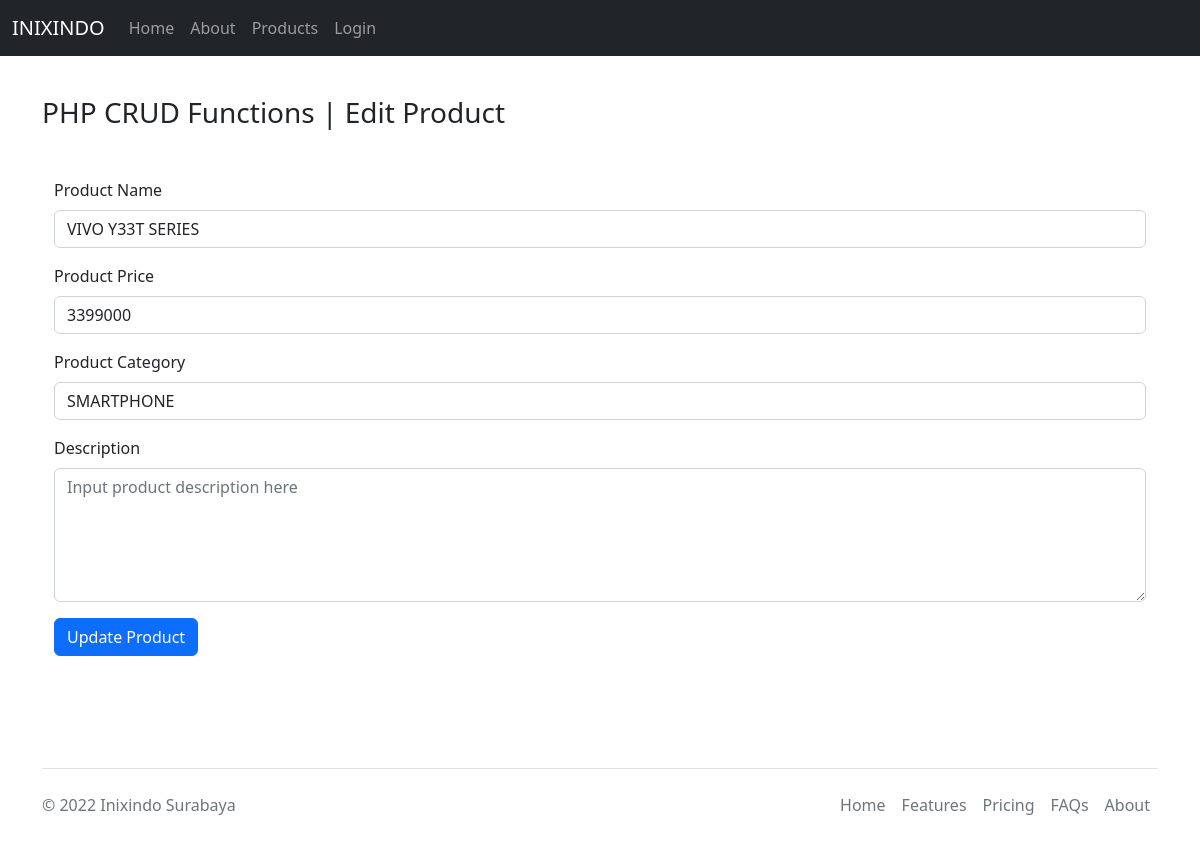
Page /product_edit.php?edit_id=1 on the committed database.
### tables this page shows
CREATE TABLE `products` (
  `id` int(15) NOT NULL,
  `name` varchar(70) NOT NULL,
  `price` decimal(10,0) NOT NULL,
  `description` text DEFAULT NULL,
  `category` varchar(50) NOT NULL,
  `created_at` timestamp NOT NULL DEFAULT current_timestamp()
);

### product_edit.php (the view, shortened to what this page needs)
</head>
<?php
include "./layouts/headers.php";
include_once "./config/dbconfig.php";
if (isset($_GET['edit_id'])) {
    $sql_query = "SELECT * FROM products WHERE id=" . $_GET['edit_id'];
    $result_set = mysqli_query($con, $sql_query);
    $fetched_row = mysqli_fetch_array($result_set, MYSQLI_ASSOC);
}
?>
<body>
    <?php include "./layouts/navbar.php"; ?>
    <div class="container mt-5 mb-5 py-5">
        <div>
            <h3>PHP CRUD Functions | Edit Product</h3>
        </div>
        <div class="container mt-5">
            <form method="post" enctype="multipart/form-data">
                <div class="mb-3">
                    <label for="name" class="form-label">Product Name</label>
                    <input type="text" class="form-control" autocomplete="off" id="name" name="name" placeholder="Input product name here" value="<?php echo $fetched_row['name']; ?>">
                </div>
                <div class="mb-3">
                    <label for="price" class="form-label">Product Price</label>
                    <input type="text" class="form-control" autocomplete="off" id="price" name="price" placeholder="Input product price here" value="<?php echo $fetched_row['price']; ?>">
                </div>
                <div class="mb-3">
                    <label for="category" class="form-label">Product Category</label>
                    <select name="category" id="category" class="form-control">
                        <option value="SMARTPHONE" <?php if ($fetched_row['category'] == "SMARTPHONE") {
                                                        echo 'selected';
                                                    } ?>>
                            SMARTPHONE
                        </option>
                    </select>
                </div>
                <div class="mb-3">
                    <label for="price" class="form-label">Description</label>
                    <textarea class="form-control" autocomplete="off" name="description" id="description" cols="30" rows="5" placeholder="Input product description here"><?php echo $fetched_row['description']; ?></textarea>
                </div>
                <div class="mb-3">
                    <button class="btn btn-md btn-primary" type="submit" name="btn-update">Update Product</button>
                </div>
            </form>
        </div>
    </div>
</body>
<?php
include "./layouts/footer.php";
?>

### rows in the picture
products: name "VIVO Y33T SERIES", price "3399000", category "SMARTPHONE"
